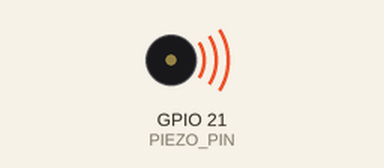
A sketch run on a simulated ESP32-S3. Shown: buzzer (waves = sounding).

Above: at 0.5 s.
Timing chart, 0 to 3.5 s (numbered marks = the images above):
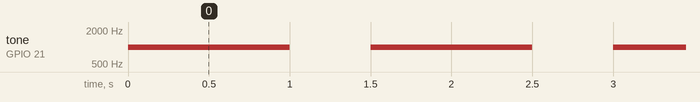

Measured:
- by itself, tone on GPIO 21 (PIEZO_PIN): alternates 1000 Hz for 1.0 s and silent for 0.50 s

The sketch:

beep_test.ino
```cpp
// ESP32-S3 Piezo Speaker Test

// This code demonstrates how to make a piezo speaker beep on an ESP32-S3 board.
// The piezo speaker is connected to GPIO Pin 21.

// No external libraries are required for basic tone generation on ESP32 boards,
// as the 'tone()' function is built into the ESP32 Arduino core.

// Define the pin where the piezo speaker is connected.
const int PIEZO_PIN = 21;

void setup() {
  // Initialize the serial communication for debugging purposes (optional).
  // Serial.begin(115200);
  // Serial.println("ESP32-S3 Piezo Beep Test Started");

  // On ESP32, the 'tone()' function automatically configures the pin as an output
  // using its internal LEDC peripheral, so pinMode() is not strictly necessary
  // for this specific application. However, if you were controlling the pin
  // manually with digitalWrite, you would use:
  // pinMode(PIEZO_PIN, OUTPUT);
}

void loop() {
  // Generate a tone on the piezo speaker.
  // tone(pin, frequency) starts an continuous tone.
  // For ESP32, frequencies typically range from 20 Hz to 20 kHz.
  // We'll use 1000 Hz for a clear beep.
  tone(PIEZO_PIN, 1000);

  // Keep the tone playing for 100 milliseconds.
  delay(1000);

  // Stop the tone.
  noTone(PIEZO_PIN);

  // Pause for 500 milliseconds before the next beep to create a rhythm.
  delay(500);

  // This loop will continuously make the piezo speaker beep with a short pause in between.
}
```
